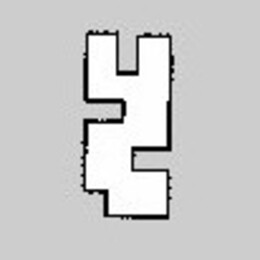
#> input picture sicnav/SLAM_to_Lines/slam_map.png, 260 x 260 px
$ python Convert.py
#> lines starting #> are read from the running program, lines starting #| are printed output that depends on the picture; after the words box and inside, x2 and y2 are one past the last pixel; in counts of white or black regions, pixels touching at a corner belong together
import numpy as np
import cv2
import matplotlib.pyplot as plt

def extract_obstacles_from_slam_map(map_image, threshold=127):
    """
    Extracts static obstacles from a SLAM map and returns them as line segments,
    including both outer and inner walls.

    Parameters:
    - map_image: The input map in grayscale where obstacles are represented (e.g., black for obstacles, white for free space).
    - threshold: Pixel intensity threshold to differentiate between obstacles and free space.

    Returns:
    - line_segments: A list of tuples representing the line segments in the form [((start_x, start_y), (end_x, end_y)), ...]
    """

    # Apply threshold to extract obstacle areas (assumes binary or grayscale map)
    _, binary_map = cv2.threshold(map_image, threshold, 255, cv2.THRESH_BINARY_INV)

    # Optionally, use edge detection to emphasize edges (can help detect inner walls)
    edges = cv2.Canny(binary_map, 50, 150)

    # Detect contours with hierarchy to capture inner and outer walls
    contours, hierarchy = cv2.findContours(edges, cv2.RETR_CCOMP, cv2.CHAIN_APPROX_NONE)

    line_segments = []

    # Loop through each detected contour and use points directly
    for contour in contours:
        # Loop through all points in the contour
        for i in range(len(contour) - 1):
            start_point = tuple(contour[i][0])
            end_point = tuple(contour[i + 1][0])
            line_segments.append((start_point, end_point))

    return line_segments

def visualize_line_segments(line_segments, map_image=None):
    """
    Visualizes the extracted line segments using matplotlib.

    Parameters:
    - line_segments: List of tuples representing the line segments in the form [((start_x, start_y), (end_x, end_y)), ...]
    - map_image: (Optional) The original map image to plot as the background.
    """
    plt.figure(figsize=(8, 8))

    # Plot the original map image as background (optional)
    if map_image is not None:
        plt.imshow(map_image, cmap='gray')

    # Plot each line segment
    for line in line_segments:
        (x1, y1), (x2, y2) = line
        plt.plot([x1, x2], [y1, y2], color='red', linewidth=2)

    plt.title("Visualized Line Segments from SLAM Map")
    plt.gca().invert_yaxis()  # Invert Y-axis to match image coordinates
    plt.show()

# Example usage:
if __name__ == "__main__":
    # Load SLAM map (grayscale image with obstacles in black and free space in white)
    map_image = cv2.imread("slam_map.png", cv2.IMREAD_GRAYSCALE)
#> map_image is the input picture: shape (260, 260); min 0, max 255, mean 204.1

    # Extract static obstacles as line segments
    obstacles = extract_obstacles_from_slam_map(map_image)
#> in extract_obstacles_from_slam_map, `_, binary_map = cv2.threshold(map_image, threshold, 255, cv2.THRESH_BI..`:
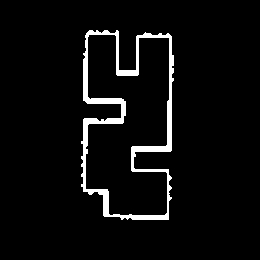
#> binary_map: shape (260, 260); 4.7% white; 1 white region, box (x1, y1, x2, y2) and area: (81, 30, 174, 220) 3199
#> in extract_obstacles_from_slam_map, `edges = cv2.Canny(binary_map, 50, 150)`:
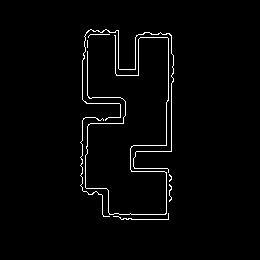
#> edges: shape (260, 260); 2.2% white in thin lines or dots, all inside (x1, y1, x2, y2) = (80, 29, 174, 220)
#> in extract_obstacles_from_slam_map, `contours, hierarchy = cv2.findContours(edges, cv2.RETR_CCOMP, cv2.CHAI..`: contours = 8 contours, 7 with area under 20; largest, box (x1, y1, x2, y2) and area: (82, 29, 174, 173) 27
#> the loop in extract_obstacles_from_slam_map, `for contour in contours:` made 8 passes
#> after the loop in extract_obstacles_from_slam_map, `for contour in contours:`: line_segments = 2828 items
#> obstacles = 2828 items

    # Visualize the extracted line segments
    visualize_line_segments(obstacles, map_image)
#> the loop in visualize_line_segments, `for line in line_segments:` made 2828 passes
#> (x1, y1, x2, y2) on passes 1 to 3: (168, 213, 168, 214), (168, 214, 168, 215), (168, 215, 168, 216)
#> in visualize_line_segments, `plt.show()`:
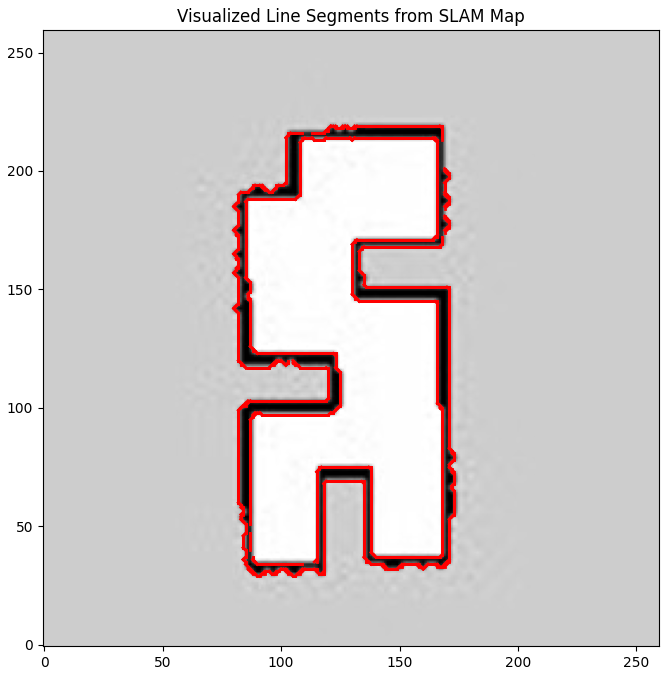
#> figure drawn by matplotlib, 1 panel

$ run again, with sicnav/SLAM_to_Lines/map.png copied over sicnav/SLAM_to_Lines/slam_map.png
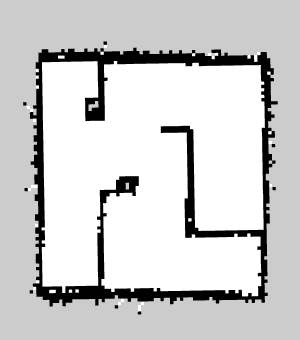
#> input picture sicnav/SLAM_to_Lines/map.png, 300 x 340 px
#> map_image is the input picture: shape (340, 300); min 0, max 255, mean 205.1
#> in extract_obstacles_from_slam_map, `_, binary_map = cv2.threshold(map_image, threshold, 255, cv2.THRESH_BI..`:
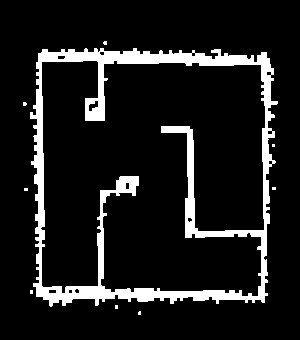
#> binary_map: shape (340, 300); 11.1% white; 9 white regions (8 under 20 px), largest, box (x1, y1, x2, y2) and area: (30, 48, 278, 307) 11236
#> edges: shape (340, 300); 3.2% white in thin lines or dots, all inside (x1, y1, x2, y2) = (22, 40, 278, 315)
#> contours = 46 contours, 41 with area under 20; largest, box (x1, y1, x2, y2) and area: (41, 60, 265, 296) 46402, (41, 60, 265, 296) 46373, (88, 100, 98, 111) 48, (88, 100, 98, 111) 46, (29, 47, 272, 307) 34
#> the loop in extract_obstacles_from_slam_map, `for contour in contours:` made 46 passes
#> contour on pass 41: [[99, 50]]
#> after the loop in extract_obstacles_from_slam_map, `for contour in contours:`: line_segments = 6198 items
#> the loop in visualize_line_segments, `for line in line_segments:` made 6198 passes
#> (x1, y1, x2, y2) on passes 1 to 3: (138, 311, 138, 312), (138, 312, 137, 313), (137, 313, 138, 314)
#> in visualize_line_segments, `plt.show()`:
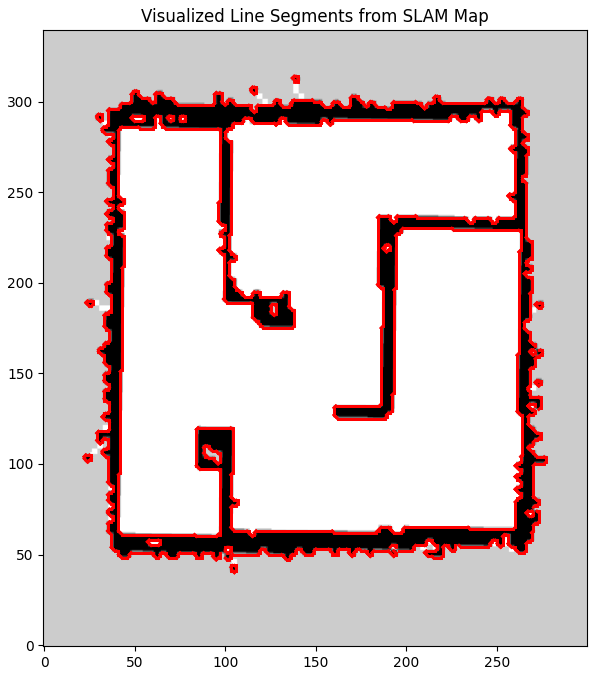
#> figure drawn by matplotlib, 1 panel
